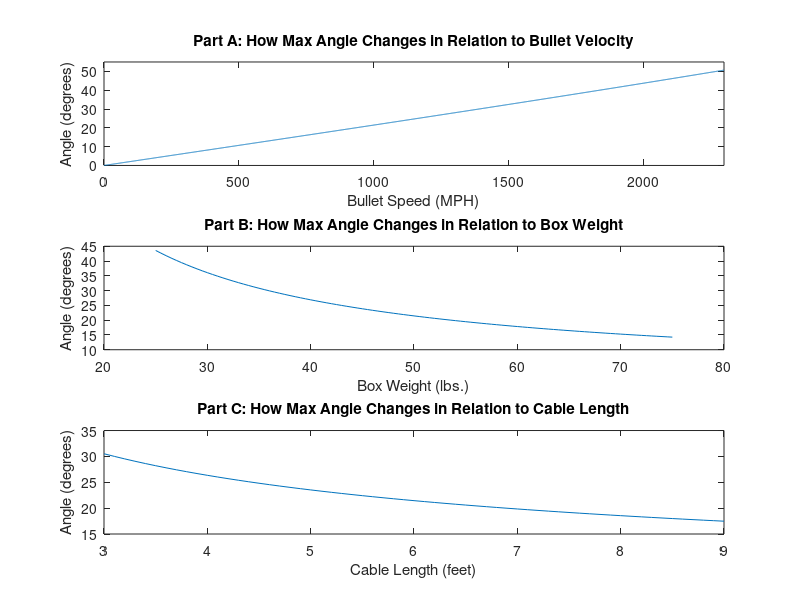

This figure's MATLAB source:
%Variable Definitions and Unit Conversions
wp = 50;
g = 32.2;
mp = wp / g;
wb = 2 / 16;
mb = wb / g;
L = 6;
bulletSpeed = 1000 * 5280 / 3600;

%Part A Vectors
speedVectorMPH = 0:0.5:2300;
speedVectorFtPerSec = speedVectorMPH * 5280 / 3600;

%Part B Vectors
boxWeightVector = 25:0.5:75;
boxMassVector = boxWeightVector/32.2;

%Part C Vectors
lengthVector = 3:0.1:9;

%A
initialVelocityA = (mb / (mb + mp)) .* speedVectorFtPerSec;
maxAngleA = acosd(1 - (initialVelocityA.^2 / g / L));
subplot(3,1,1);
plot(speedVectorMPH,maxAngleA)
title("Part A: How Max Angle Changes in Relation to Bullet Velocity");
ylabel("Angle (degrees)");
xlabel("Bullet Speed (MPH)");
axis([0 2300 0 55]);

%B
combinedMass = boxMassVector + mb;
initialVelocityB = mb * bulletSpeed ./ combinedMass;
maxAngleB = acosd(1 - initialVelocityB.^2 / (g * L));
subplot(3,1,2);
plot(boxWeightVector,maxAngleB);
title("Part B: How Max Angle Changes in Relation to Box Weight");
ylabel("Angle (degrees)");
xlabel("Box Weight (lbs.)");

%C
initialVelocityC = mb * bulletSpeed / (mb + mp);
maxAngleC = acosd(1 - initialVelocityC .^ 2 ./ (g .* lengthVector));
subplot(3,1,3);
plot(lengthVector, maxAngleC);
title("Part C: How Max Angle Changes in Relation to Cable Length");
ylabel("Angle (degrees)");
xlabel("Cable Length (feet)");
